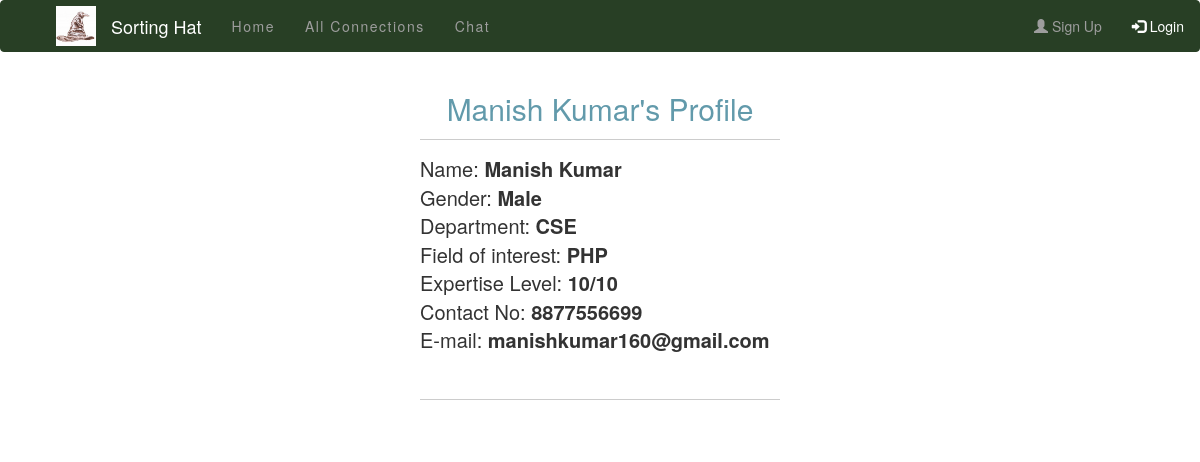
Screenshot of /Publicprofile.php?email=manishkumar160@gmail.com with the database file from the repository.
### tables this page shows
CREATE TABLE `user` (
  `id` int(11) NOT NULL,
  `name` varchar(255) NOT NULL,
  `email` varchar(255) NOT NULL,
  `password` varchar(255) NOT NULL,
  `gender` varchar(255) NOT NULL,
  `contact` varchar(255) NOT NULL,
  `department` varchar(255) NOT NULL,
  `interest` varchar(255) NOT NULL,
  `rating` varchar(255) NOT NULL,
  `im` varchar(255) NOT NULL
);

### Publicprofile.php (the view, shortened to what this page needs)
<?php
include('connect.php');
	if (isset($_GET['email'])) {
  $email=$_GET['email'];
 $sql = $con->query("SELECT * FROM user WHERE email='$email'");
         $data = $sql->fetch_array();
         }
 ?>
<!DOCTYPE html>
<html>
<head>
  <link rel="stylesheet" href="https://maxcdn.bootstrapcdn.com/bootstrap/3.3.7/css/bootstrap.min.css">
</head>
<body>
	<?php include("nav.php"); ?>
	<div class="container">
	<div class="row">
    <div class="col-sm-4"></div>
    <div class="col-sm-4">
<center>
   <h2 style="color: #629AAB"><?php echo $data['name']; ?>'s Profile</h2>
</center>
    	  <hr style=" display: block;
    height: 1px;
    border: 0;
    border-top: 1px solid #ccc;
    margin: 1em 0;
    padding: 0; ">
    <fieldset class="form-group" style="font-size: 20px;">
      <div>Name: <strong><?php echo $data['name']; ?></strong></div>
      <div>Gender: <strong><?php echo $data['gender']; ?></strong></div>
      <div>Department: <strong><?php echo $data['department']; ?></strong></div>
      <div>Field of interest: <strong><?php echo $data['interest']; ?></strong></div>
      <div>Expertise Level: <strong><?php echo $data['rating']; echo '/10' ?></strong></div>
      <div>Contact No: <strong><?php echo $data['contact']; ?></strong></div>
      <div>E-mail: <strong><?php echo $data['email']; ?></strong></div>
       <br>
    </fieldset>
        <hr  style=" display: block;
    height: 1px;
    border: 0;
    border-top: 1px solid #ccc;
    margin: 1em 0;
    padding: 0; ">
    </div>
    <div class="col-sm-4"></div>
 	 </div>
 	 <br>
	</div>
</body>
</html>

### rows the page displays
user: name "Manish Kumar", gender "Male", department "CSE", interest "PHP", rating "10", contact "8877556699", email "manishkumar160@gmail.com"
